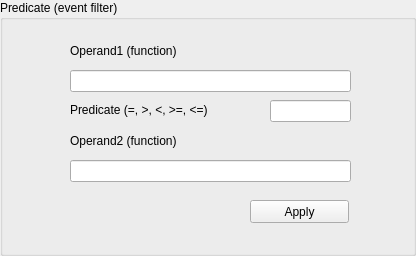
<?xml version="1.0" encoding="UTF-8"?>
<ui version="4.0">
 <class>ExtMaskView</class>
 <widget class="QGroupBox" name="ExtMaskView">
  <property name="geometry">
   <rect>
    <x>0</x>
    <y>0</y>
    <width>416</width>
    <height>256</height>
   </rect>
  </property>
  <property name="windowTitle">
   <string>GroupBox</string>
  </property>
  <property name="title">
   <string>Predicate (event filter)</string>
  </property>
  <widget class="QLabel" name="label">
   <property name="geometry">
    <rect>
     <x>70</x>
     <y>40</y>
     <width>191</width>
     <height>21</height>
    </rect>
   </property>
   <property name="text">
    <string>Operand1 (function)</string>
   </property>
  </widget>
  <widget class="QLineEdit" name="opr1">
   <property name="geometry">
    <rect>
     <x>70</x>
     <y>70</y>
     <width>281</width>
     <height>22</height>
    </rect>
   </property>
  </widget>
  <widget class="QLabel" name="label_2">
   <property name="geometry">
    <rect>
     <x>70</x>
     <y>100</y>
     <width>191</width>
     <height>21</height>
    </rect>
   </property>
   <property name="text">
    <string>Predicate (=, &gt;, &lt;, &gt;=, &lt;=)</string>
   </property>
  </widget>
  <widget class="QLineEdit" name="pred">
   <property name="geometry">
    <rect>
     <x>270</x>
     <y>100</y>
     <width>81</width>
     <height>22</height>
    </rect>
   </property>
  </widget>
  <widget class="QLabel" name="label_3">
   <property name="geometry">
    <rect>
     <x>70</x>
     <y>130</y>
     <width>191</width>
     <height>21</height>
    </rect>
   </property>
   <property name="text">
    <string>Operand2 (function)</string>
   </property>
  </widget>
  <widget class="QLineEdit" name="opr2">
   <property name="geometry">
    <rect>
     <x>70</x>
     <y>160</y>
     <width>281</width>
     <height>22</height>
    </rect>
   </property>
  </widget>
  <widget class="QPushButton" name="pushButton">
   <property name="geometry">
    <rect>
     <x>250</x>
     <y>200</y>
     <width>99</width>
     <height>23</height>
    </rect>
   </property>
   <property name="text">
    <string>Apply</string>
   </property>
  </widget>
 </widget>
 <resources/>
 <connections/>
</ui>
